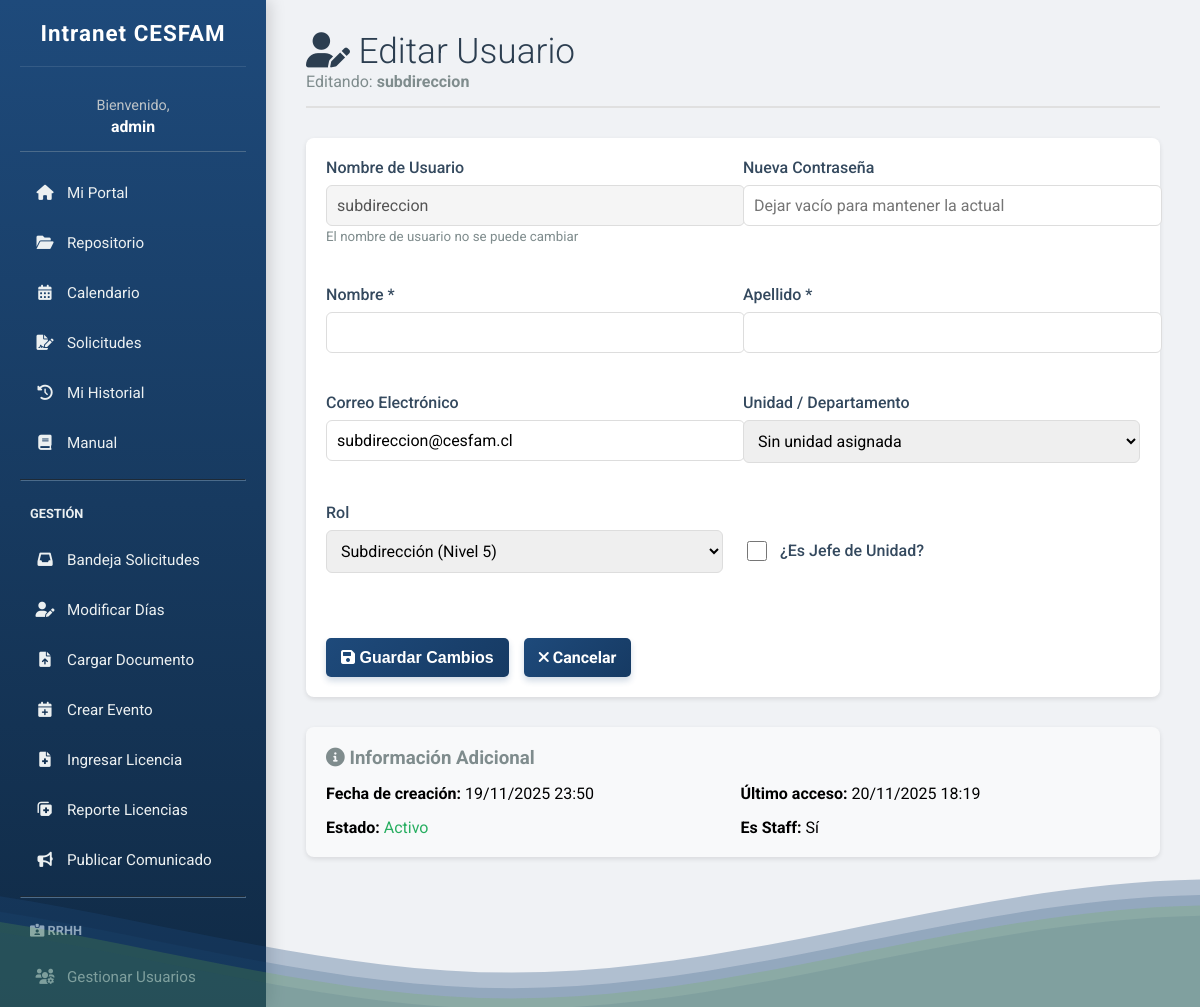
The page /gestion/usuarios/editar/2/ (signed in) on the database as committed earlier.
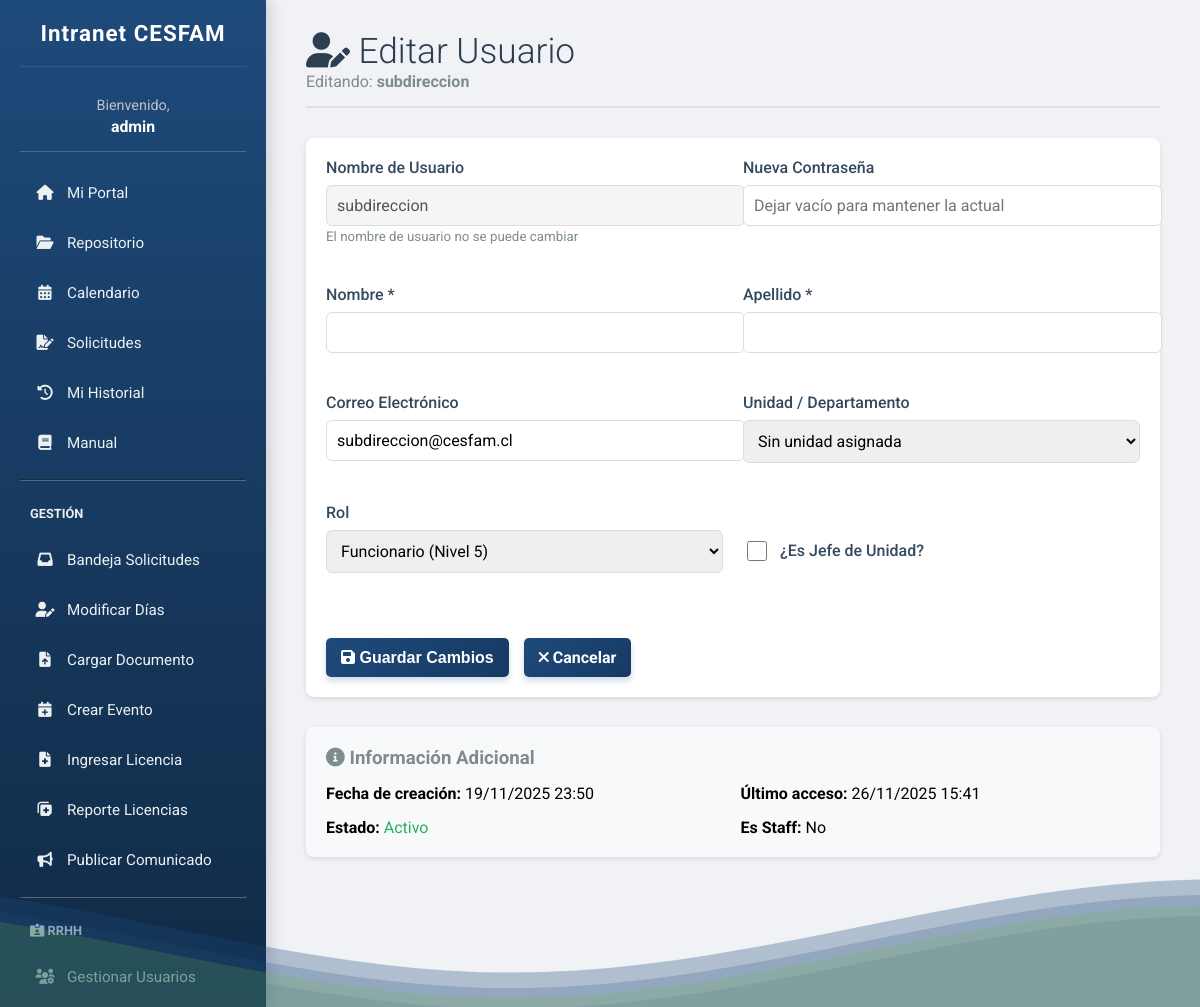
The same page on the database as committed later.
### intranet/models.py (models this page shows, shortened)
class Funcionarios(AbstractUser):
    nombre = models.CharField(max_length=100, blank=True)
    id_rol = models.ForeignKey(Roles, on_delete=models.SET_NULL, null=True, blank=True)
    id_unidad = models.ForeignKey(Unidades, on_delete=models.SET_NULL, null=True, blank=True)
    es_jefe_unidad = models.BooleanField(default=False, verbose_name="Es Jefe de Unidad")

class Roles(models.Model):
    nombre_rol = models.CharField(max_length=100, unique=True)
    nivel_jerarquico = models.IntegerField(default=5)
    class Meta:
        verbose_name_plural = "Roles"

### intranet/views.py (the view, shortened to what this page needs)
# urls.py: path('gestion/usuarios/editar/<int:usuario_id>/', views.editar_usuario_view, name='editar_usuario'),
@login_required(login_url='login')
def editar_usuario_view(request, usuario_id):
    user = request.user
    if not es_subdireccion(user):
        return redirect('dashboard')
    usuario = get_object_or_404(Funcionarios, pk=usuario_id)
    if usuario.is_superuser:
        return redirect('gestion_usuarios')
    context = {
        'usuario': usuario,
        'unidades': Unidades.objects.filter(activa=True).order_by('nombre_unidad'),
        'roles': Roles.objects.all().order_by('nivel_jerarquico'),
    }
    return render(request, 'editar_usuario.html', context)

### intranet/views.py (called while the page is built)
def es_subdireccion(user):
    if user.is_superuser:
        return True
    if user.id_rol:
        return user.id_rol.nivel_jerarquico <= 2  # Director o Subdirección
    return False

### intranet/templates/editar_usuario.html (shortened to what the changed rows need)
{% extends 'base.html' %}
{% block content %}
<header class="header">
    <h1><i class="fas fa-user-edit"></i> Editar Usuario</h1>
    <p style="color: #7f8c8d;">Editando: <strong>{{ usuario.username }}</strong></p>
</header>
<section class="content-box">
    <form method="POST" class="form-container">
        <div style="display: grid; grid-template-columns: 1fr 1fr; gap: 20px;">
            <div class="form-group">
                <label>Nombre de Usuario</label>
                <input type="text" value="{{ usuario.username }}" disabled
                       style="width: 100%; padding: 10px; border: 1px solid #ddd; border-radius: 6px; background-color: #f5f5f5;">
                <small style="color: #7f8c8d;">El nombre de usuario no se puede cambiar</small>
            </div>
            <div class="form-group">
                <label for="email">Correo Electrónico</label>
                <input type="email" id="email" name="email" value="{{ usuario.email }}"
                       style="width: 100%; padding: 10px; border: 1px solid #ddd; border-radius: 6px;">
            </div>
            <div class="form-group">
                <label for="id_rol">Rol</label>
                <select id="id_rol" name="id_rol" style="width: 100%; padding: 10px; border: 1px solid #ddd; border-radius: 6px;">
                    {% for rol in roles %}
                    <option value="{{ rol.pk }}" {% if usuario.id_rol and usuario.id_rol.pk == rol.pk %}selected{% endif %}>
                        {{ rol.nombre_rol }} (Nivel {{ rol.nivel_jerarquico }})
                    </option>
                    {% endfor %}
                </select>
            </div>
            <div class="form-group" style="display: flex; align-items: center; gap: 10px; padding-top: 25px;">
                <input type="checkbox" id="es_jefe_unidad" name="es_jefe_unidad" style="width: 20px; height: 20px;"
                       {% if usuario.es_jefe_unidad %}checked{% endif %}>
                <label for="es_jefe_unidad" style="margin: 0;">¿Es Jefe de Unidad?</label>
            </div>
        </div>
    </form>
</section>
<section class="content-box" style="margin-top: 20px; background-color: #f8f9fa;">
    <div style="display: grid; grid-template-columns: 1fr 1fr; gap: 15px; margin-top: 15px;">
        <p><strong>Fecha de creación:</strong> {{ usuario.date_joined|date:"d/m/Y H:i" }}</p>
        <p><strong>Último acceso:</strong> {{ usuario.last_login|date:"d/m/Y H:i"|default:"Nunca" }}</p>
        <p><strong>Estado:</strong>
            {% if usuario.is_active %}
            <span style="color: #27ae60;">Activo</span>
            {% else %}
            <span style="color: #e74c3c;">Inactivo</span>
            {% endif %}
        </p>
        <p><strong>Es Staff:</strong> {{ usuario.is_staff|yesno:"Sí,No" }}</p>
    </div>
</section>
{% endblock %}

Rows that differ between the two databases and show on the page:
changed Funcionarios "subdireccion": id_rol "Subdirección (Nivel 5)" → "Funcionario (Nivel 5)"; last_login "20/11/2025 18:19" → "26/11/2025 15:41"; is_staff "Sí" → "No"
